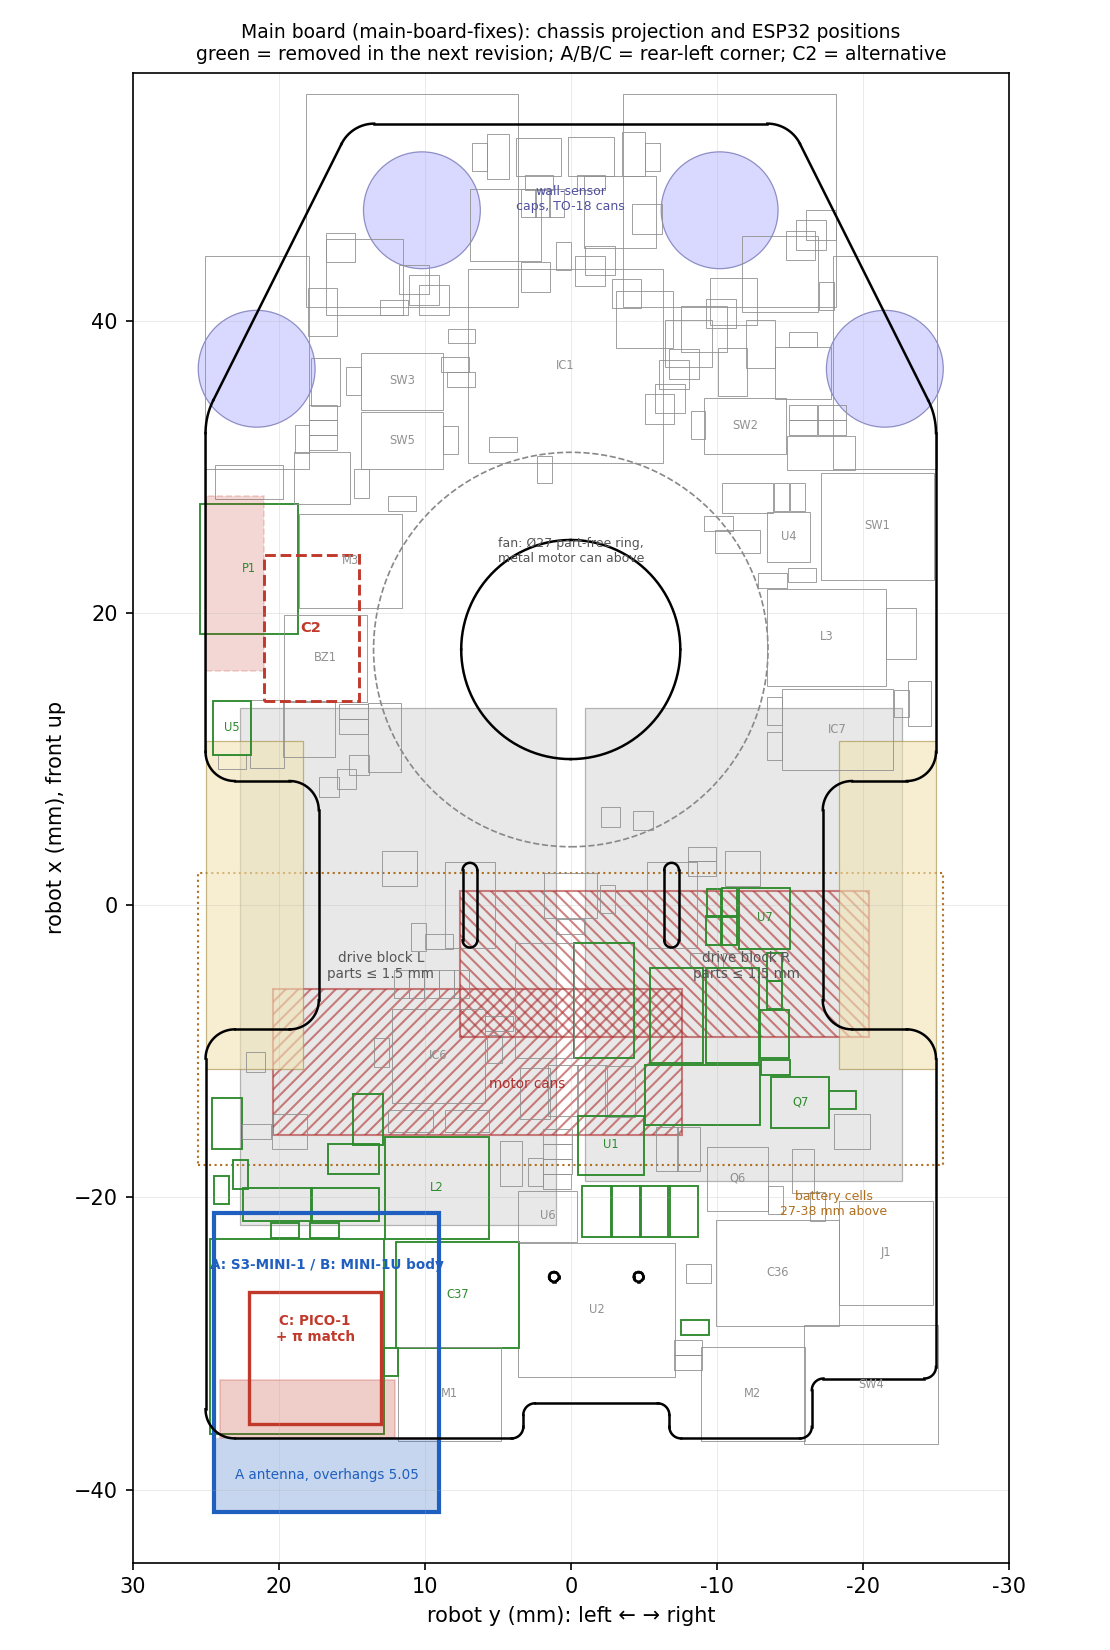

This chart was generated by the following Python code:
# ESP32 form-factor placement on the main board: the outline and the courtyards of the current
# layout, the chassis parts projected from MicrasHardware, and the candidate ESP positions.
# Usage (KiCad's pcbnew module and matplotlib):
#   git show origin/main-board-fixes:boards/main/layout/main.kicad_pcb > /tmp/main.kicad_pcb
#   python3 placement.py /tmp/main.kicad_pcb placement.png
# Robot frame (spec/main.toml): x forward, y left, mm; x_kicad = 148.5011 - y, y_kicad = 113.5036 - x.
import math, sys
import numpy as np
import pcbnew
import matplotlib
matplotlib.use("Agg")
import matplotlib.pyplot as plt
from matplotlib.patches import Rectangle, Circle

OX, OY = 148.5011, 113.5036  # spec/main.toml [kicad] origin_x, origin_y
mm = lambda v: v / 1e6
robot = lambda xk, yk: (OY - yk, OX - xk)
P = lambda x, y: (-y, x)  # plot: robot right to the right, front up

b = pcbnew.LoadBoard(sys.argv[1])
fig, ax = plt.subplots(figsize=(7.4, 11))


def rect(x0, x1, y0, y1, **kw):
    ax.add_patch(Rectangle(P(x0, y1), y1 - y0, x1 - x0, **kw))


# Outline
for d in b.GetDrawings():
    if d.GetLayerName() != "Edge.Cuts":
        continue
    sh = d.GetShape()
    if sh == pcbnew.SHAPE_T_SEGMENT:
        (x0, y0), (x1, y1) = robot(mm(d.GetStart().x), mm(d.GetStart().y)), robot(mm(d.GetEnd().x), mm(d.GetEnd().y))
        ax.plot([-y0, -y1], [x0, x1], color="k", lw=1.2)
    elif sh == pcbnew.SHAPE_T_ARC:
        c = robot(mm(d.GetCenter().x), mm(d.GetCenter().y))
        s = robot(mm(d.GetStart().x), mm(d.GetStart().y))
        m = robot(mm(d.GetArcMid().x), mm(d.GetArcMid().y))
        e = robot(mm(d.GetEnd().x), mm(d.GetEnd().y))
        cx, cy = P(*c)
        ang = lambda p: math.atan2(P(*p)[1] - cy, P(*p)[0] - cx)
        a0, am, a1 = ang(s), ang(m), ang(e)
        n = lambda a: a % (2 * math.pi)
        ts = np.linspace(a0, a0 + n(a1 - a0), 30) if n(am - a0) < n(a1 - a0) else np.linspace(a0, a0 - n(a0 - a1), 30)
        r = mm(d.GetRadius())
        ax.plot(cx + r * np.cos(ts), cy + r * np.sin(ts), color="k", lw=1.2)
    elif sh == pcbnew.SHAPE_T_CIRCLE:
        ax.add_patch(Circle(P(*robot(mm(d.GetCenter().x), mm(d.GetCenter().y))), mm(d.GetRadius()), fill=False, color="k", lw=1.2))

# Chassis, MicrasHardware micras/params.py, drive.py, fan.py, front.py (projected on the board)
rect(-21.9, 13.5, 1, 22.65, fc="#d9d9d9", ec="#888", lw=0.6, alpha=0.6)    # drive block L
rect(-18.9, 13.5, -22.65, -1, fc="#d9d9d9", ec="#888", lw=0.6, alpha=0.6)  # drive block R
ax.text(*P(-5, 13), "drive block L\nparts ≤ 1.5 mm", fontsize=6.5, ha="center", color="#555")
ax.text(*P(-5, -12), "drive block R\nparts ≤ 1.5 mm", fontsize=6.5, ha="center", color="#555")
ax.add_patch(Circle(P(17.5, 0), 13.5, fill=False, ls="--", color="#888", lw=0.8))  # fan part-free ring
ax.text(*P(23.5, 0), "fan: Ø27 part-free ring,\nmetal motor can above", fontsize=6, ha="center", color="#555")
rect(-15.75, -5.75, -7.6, 20.4, fill=False, ec="#b03030", lw=1.0, hatch="////", alpha=0.6)  # left motor can
rect(-9.0, 1.0, -20.4, 7.6, fill=False, ec="#b03030", lw=1.0, hatch="\\\\\\\\", alpha=0.6)  # right motor can
ax.text(*P(-12.5, 3), "motor cans", fontsize=6.5, ha="center", color="#b03030")
rect(-17.8, 2.2, -25.5, 25.5, fill=False, ec="#b07020", lw=1.0, ls=":")  # battery cells, 27-38 mm above
ax.text(*P(-19.5, -18), "battery cells\n27-38 mm above", fontsize=6, ha="center", va="top", color="#b07020")
for s in (1, -1):
    rect(-11.24, 11.24, 18.35 * s if s > 0 else -25, 25 if s > 0 else -18.35, fc="#f2e3b3", ec="#a08a40", lw=0.6, alpha=0.6)
for (x, y) in [(36.72, 21.5), (47.57, 10.19), (47.57, -10.19), (36.72, -21.5)]:
    ax.add_patch(Circle(P(x, y), 4.0, fc="#c0c0ff", ec="#5050a0", lw=0.6, alpha=0.6))
ax.text(*P(47.6, 0), "wall-sensor\ncaps, TO-18 cans", fontsize=6, ha="center", color="#5050a0")

# Board parts: removed in the next revision (green) and kept (grey); courtyard boxes
removed = {"P1", "U5", "U7", "Q7", "F1", "D13", "C77", "C78", "R50", "R51", "R52", "R53", "R54", "R55",
           "U1", "L2", "C48", "C49", "C50", "C51", "IC5", "D6", "D7", "C37", "C38", "C39", "C40", "C41",
           "C65", "C66", "R34", "R35", "IC3", "IC4", "R32", "R33"}
label = {"IC1", "U2", "J1", "SW4", "M1", "M2", "M3", "C36", "IC6", "IC7", "L3", "BZ1", "Q6", "U4",
         "SW1", "SW2", "SW3", "SW5", "U6", "P1", "U5", "L2", "U1", "C37", "Q7", "U7"}
for fp in b.GetFootprints():
    ref = fp.GetReference()
    try:
        bb = fp.GetCourtyard(pcbnew.F_CrtYd).BBox()
        if bb.GetWidth() == 0:
            raise ValueError
    except Exception:
        bb = fp.GetBoundingBox(False)
    (xa, ya), (xb, yb) = robot(mm(bb.GetLeft()), mm(bb.GetTop())), robot(mm(bb.GetRight()), mm(bb.GetBottom()))
    x0, x1, y0, y1 = min(xa, xb), max(xa, xb), min(ya, yb), max(ya, yb)
    c = "#2e8b2e" if ref in removed else "#909090"
    rect(x0, x1, y0, y1, fill=False, ec=c, lw=0.9 if ref in removed else 0.4)
    if ref in label:
        ax.text(*P((x0 + x1) / 2, (y0 + y1) / 2), ref, fontsize=5.5, ha="center", va="center", color=c)


def cand(x0, x1, y0, y1, color, ls="-", lw=2.0):
    rect(x0, x1, y0, y1, fill=False, ec=color, lw=lw, ls=ls)


# A: S3-MINI-1 in the rear-left corner, antenna (5.05 mm) beyond the rear edge, feed end at the corner
cand(-41.55, -21.05, 9.0, 24.4, "#1f5fbf")
rect(-41.55, -36.5, 9.0, 24.4, fc="#1f5fbf", alpha=0.25, ec="none")
ax.text(*P(-39.0, 16.7), "A antenna, overhangs 5.05", fontsize=6.5, ha="center", va="center", color="#1f5fbf")
ax.text(*P(-24.6, 16.7), "A: S3-MINI-1 / B: MINI-1U body", fontsize=6.5, ha="center", va="center", color="#1f5fbf", weight="bold")
# C: PICO-1 (or chip-down) + chip antenna in the same corner, antenna along the rear edge
cand(-35.5, -26.5, 13.0, 22.0, "#c0392b", lw=1.6)
rect(-36.5, -32.5, 12.0, 24.0, fc="#c0392b", alpha=0.25, ec="#c0392b", lw=0.8)
ax.text(*P(-29.0, 17.5), "C: PICO-1\n+ π match", fontsize=6.5, ha="center", va="center", color="#c0392b", weight="bold")
# C2: alternative on the left side, front of the wheel (freed P1/U5 area)
cand(14.0, 24.0, 14.5, 21.0, "#c0392b", ls="--", lw=1.4)
rect(16.0, 28.0, 21.0, 25.0, fc="#c0392b", alpha=0.2, ec="#c0392b", lw=0.8, ls="--")
ax.text(*P(19.0, 17.8), "C2", fontsize=7, ha="center", va="center", color="#c0392b", weight="bold")

ax.set_aspect("equal")
ax.set_xlim(-30, 30)
ax.set_ylim(-45, 57)
ax.set_xlabel("robot y (mm): left ← → right")
ax.set_xticks(range(-30, 31, 10), [str(-t) for t in range(-30, 31, 10)])
ax.set_ylabel("robot x (mm), front up")
ax.set_title("Main board (main-board-fixes): chassis projection and ESP32 positions\n"
             "green = removed in the next revision; A/B/C = rear-left corner; C2 = alternative", fontsize=9)
ax.grid(True, lw=0.3, alpha=0.4)
fig.tight_layout()
fig.savefig(sys.argv[2], dpi=150)
